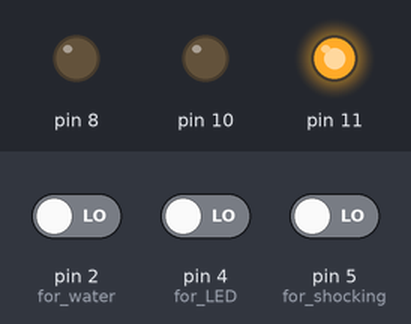
The sketch below on a simulated Arduino Uno, built with avr-gcc and run on an emulated ATmega328P. On the bench: output pins drawn as LEDs (lit = HIGH). The inputs (shaded band) are chosen by the test bench; at power-on: pin 2 (for_water) LOW, pin 4 (for_LED) LOW, pin 5 (for_shocking) LOW.

Above: at 1.2 s.
1.3 s: pin 2 (for_water) driven HIGH
At 2.1 s:
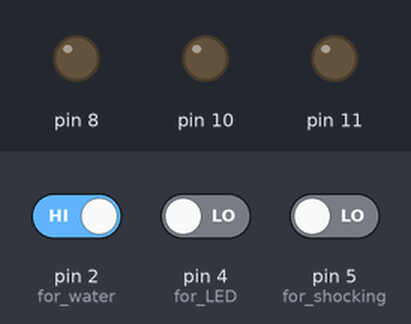
4.3 s: pin 4 (for_LED) driven HIGH
At 4.7 s:
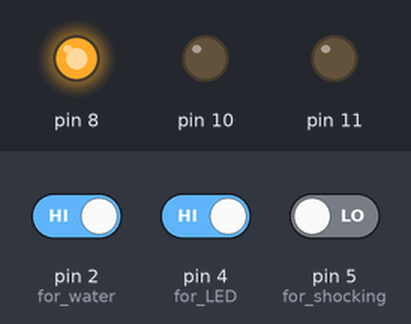
7.3 s: pin 5 (for_shocking) driven HIGH
At 8.1 s:
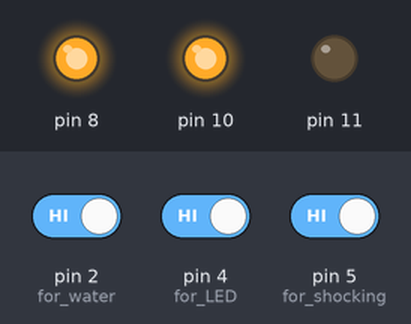
10.3 s: pin 4 (for_LED) driven LOW
At 11.1 s:
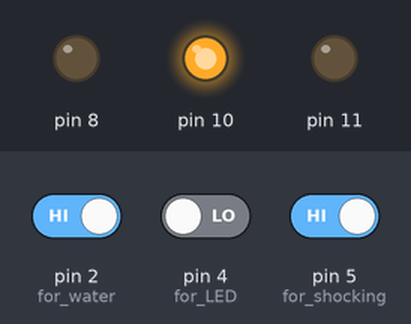
13.3 s: pin 2 (for_water) driven LOW
At 14.0 s:
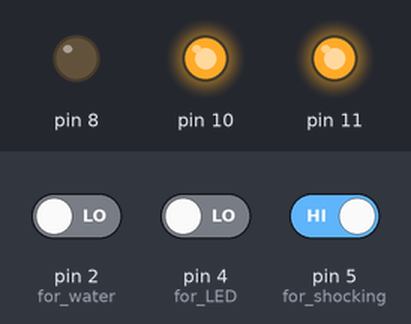
14.8 s: pin 5 (for_shocking) driven LOW
At 15.1 s:
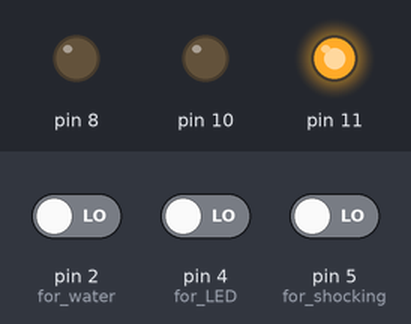
Timing chart, 0 to 17.3 s (numbered marks = the images above; inputs shaded):
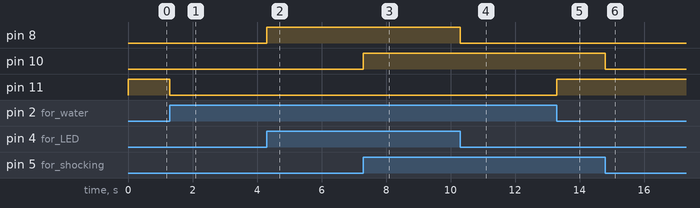

The sketch:

contextual_fear_reward.ino
```cpp
// Declare variables
int led_flag = 0;
int zap_flag = 0;

// Setup
void setup(){
     Serial.begin(9600);

     pinMode(2,INPUT); // for water
     pinMode(11,OUTPUT);
     digitalWrite(11,HIGH);

     pinMode(5,INPUT); // for shocking
     pinMode(10,OUTPUT);
     digitalWrite(10,LOW);

     pinMode(4,INPUT); // for LED
     pinMode(8,OUTPUT);
     digitalWrite(8,LOW);
}

// Main loop
void loop(){

    if(digitalRead(2) == 1) {
       digitalWrite(11, LOW);
       delay(1000);
       digitalWrite(11, HIGH);
    }

    // ZAP on if pin  5 high and zap_flag off
     if(digitalRead(5) == 1 & zap_flag == 0){
       zap_flag = 1;
       digitalWrite(10, HIGH);
     }
     // ZAP off if pin 5 low and zap_flag on
     else if(digitalRead(5) == 0 & zap_flag == 1) {
       zap_flag = 0;
       digitalWrite(10, LOW);
     }

     // LED on if pin 4 is high and led_flag off
     if(digitalRead(4) == 1 & led_flag ==0){
        led_flag = 1;
        digitalWrite(8, HIGH);
     }

     // LED off if pin 4 is low and led_flag on
     else if (digitalRead(4) == 0 & led_flag ==1) {
         led_flag = 0;
         digitalWrite(8, LOW);
     }
}
```

Measured:
- after the input at 1.3 s, pin 11: HIGH → LOW at once
- after the input at 4.3 s, pin 8: LOW → HIGH at once
- after the input at 7.3 s, pin 10: LOW → HIGH at once
- after the input at 10.3 s, pin 8: HIGH → LOW at once
- after the input at 13.3 s, pin 11: LOW → HIGH at once
- after the input at 14.8 s, pin 10: HIGH → LOW at once
